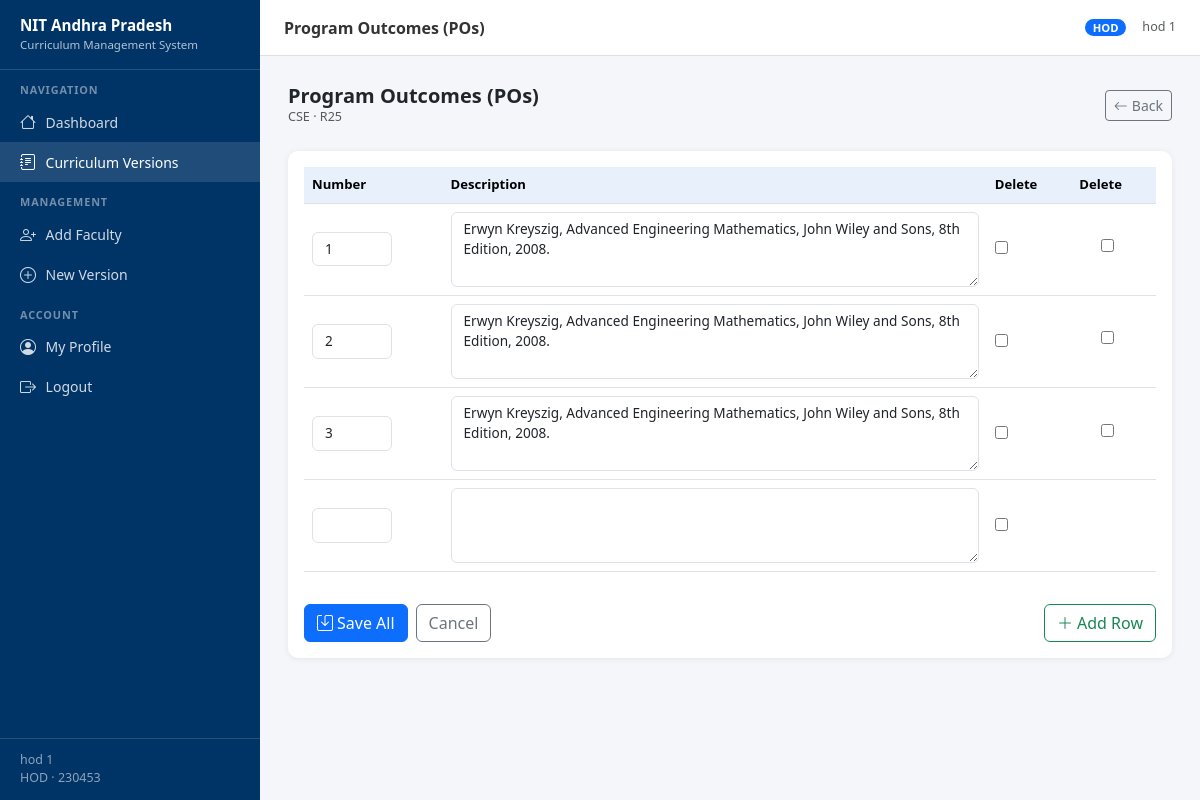
Page /curriculum/version/2/po/ (signed in) on the committed database.
### accounts/models.py (models this page shows, shortened)
class Profile(models.Model):
    ROLE_ADMIN = 'ADMIN'
    ROLE_HOD = 'HOD'
    ROLE_FACULTY = 'FACULTY'
    ROLE_CHOICES = [
        (ROLE_ADMIN, 'Admin'),
        (ROLE_HOD, 'HOD'),
        (ROLE_FACULTY, 'Faculty'),
    ]
    user = models.OneToOneField(User, on_delete=models.CASCADE, related_name='profile')
    role = models.CharField(max_length=20, choices=ROLE_CHOICES)
    department = models.ForeignKey(
        Department,
        on_delete=models.SET_NULL,
        null=True,
        blank=True,
        related_name='profiles'
    )
    employee_id = models.CharField(max_length=50, blank=True)
    phone = models.CharField(max_length=20, blank=True)
    created_at = models.DateTimeField(auto_now_add=True)
    class Meta:
        ordering = ['user__last_name', 'user__first_name']
    @property
    def is_admin(self):
        return self.role == self.ROLE_ADMIN
    @property
    def is_hod(self):
        return self.role == self.ROLE_HOD
    @property
    def display_name(self):
        full = self.user.get_full_name()
        return full if full.strip() else self.user.username

class Department(models.Model):
    name = models.CharField(max_length=200)
    code = models.CharField(max_length=20, unique=True)
    degree = models.CharField(max_length=100, default='B.Tech')
    created_at = models.DateTimeField(auto_now_add=True)
    updated_at = models.DateTimeField(auto_now=True)
    class Meta:
        ordering = ['name']

### curriculum/models.py (models this page shows, shortened)
class CurriculumVersion(models.Model):
    STATUS_DRAFT = 'DRAFT'
    STATUS_PUBLISHED = 'PUBLISHED'
    STATUS_ARCHIVED = 'ARCHIVED'
    STATUS_CHOICES = [
        (STATUS_DRAFT, 'Draft'),
        (STATUS_PUBLISHED, 'Published'),
        (STATUS_ARCHIVED, 'Archived'),
    ]
    department = models.ForeignKey(Department, on_delete=models.CASCADE, related_name='curriculum_versions')
    regulation = models.CharField(max_length=20, help_text="e.g. R20, R24, R28")
    academic_year = models.CharField(max_length=20, help_text="e.g. 2024-25")
    status = models.CharField(max_length=20, choices=STATUS_CHOICES, default=STATUS_DRAFT)
    institute_name = models.CharField(max_length=300, default="National Institute of Technology Andhra Pradesh")
    institute_vision = models.TextField(blank=True)
    institute_mission = models.JSONField(default=list, help_text="List of mission statement strings")
    dept_vision = models.TextField(blank=True)
    dept_mission = models.JSONField(default=list, help_text="List of mission statement strings")
    ga_intro = models.TextField(
        blank=True,
        default="The Graduate Attributes are the knowledge skills and attitudes which the students have at "
                "the time of graduation. These attributes are generic and are common to all engineering programs. "
                "These Graduate Attributes are identified by National Board of Accreditation."
    )
    created_by = models.ForeignKey(User, on_delete=models.SET_NULL, null=True, related_name='created_versions')
    created_at = models.DateTimeField(auto_now_add=True)
    updated_at = models.DateTimeField(auto_now=True)
    class Meta:
        ordering = ['-created_at']
        unique_together = [('department', 'regulation')]
        verbose_name = 'Curriculum Version'

### curriculum/views.py (the view)
    @login_required
    def wrapper(request, *args, **kwargs):
        profile = get_profile(request)
        if not profile or not profile.department:
            return HttpResponseForbidden("No department assigned.")
        return view_func(request, *args, **kwargs)

### curriculum/views.py (called while the page is built, shortened)
def get_profile(request):
    try:
        return request.user.profile
    except Profile.DoesNotExist:
        return None

def dept_required(view_func):
    @login_required
    def wrapper(request, *args, **kwargs):
        profile = get_profile(request)
        if not profile or not profile.department:
            return HttpResponseForbidden("No department assigned.")
        return view_func(request, *args, **kwargs)
    return wrapper

def get_version_or_403(request, version_pk):
    profile = get_profile(request)
    version = get_object_or_404(CurriculumVersion, pk=version_pk)
    if profile.is_admin:
        return version
    if version.department != profile.department:
        return None
    return version

@dept_required
def edit_program_outcomes(request, version_pk):
    profile = get_profile(request)
    if not profile or profile.role not in (Profile.ROLE_HOD, Profile.ROLE_ADMIN):
        return HttpResponseForbidden("Only HOD can edit curriculum versions.")
    version = get_version_or_403(request, version_pk)
    if version is None:
        return HttpResponseForbidden()
    formset = ProgramOutcomeFormSet(request.POST or None, instance=version)
    return render(request, 'curriculum/formset_page.html', {
        'formset': formset, 'version': version,
        'title': 'Program Outcomes (POs)',
        'back_url': f'/curriculum/version/{version_pk}/'
    })

### templates/curriculum/formset_page.html (shortened to what this page needs)
{% extends "base.html" %}
{% block page_title %}{{ title }}{% endblock %}
{% block nav_curriculum %}active{% endblock %}
{% block content %}
<div class="d-flex align-items-center justify-content-between mb-4">
  <div>
    <h5 class="fw-semibold mb-0">{{ title }}</h5>
    <div class="text-muted small">{{ version.department.name }} · {{ version.regulation }}</div>
  </div>
  <a href="{{ back_url }}" class="btn btn-sm btn-outline-secondary">
    <i class="bi bi-arrow-left me-1"></i>Back
  </a>
</div>
<div class="card">
  <div class="card-body">
    <form method="post" novalidate>
      <div class="table-responsive">
        <table class="table formset-table align-middle">
          <thead>
            <tr>
              {% for field in formset.forms.0.visible_fields %}
              <th>{{ field.label }}</th>
              {% endfor %}
              <th>Delete</th>
            </tr>
          </thead>
          <tbody id="formset-body">
            {% for form in formset.forms %}
            <tr class="formset-row {% if form.errors %}table-danger{% endif %}">
              {% for field in form.visible_fields %}
              <td>
                {{ field }}
              </td>
              {% endfor %}
              <td>
                {% if form.instance.pk %}
                  <div class="form-check">
                    {{ form.DELETE }}
                  </div>
                {% endif %}
              </td>
            </tr>
            {% endfor %}
          </tbody>
        </table>
      </div>
      <div class="d-flex gap-2 mt-3">
        <button type="submit" class="btn btn-primary">
          <i class="bi bi-save me-1"></i>Save All
        </button>
        <a href="{{ back_url }}" class="btn btn-outline-secondary">Cancel</a>
        <button type="button" class="btn btn-outline-success ms-auto" id="add-row-btn">
          <i class="bi bi-plus-lg me-1"></i>Add Row
        </button>
      </div>
    </form>
  </div>
</div>
{% endblock %}

### templates/base.html (shortened to what this page needs)
<!DOCTYPE html>
<html lang="en">
<head>
  <link href="https://cdn.jsdelivr.net/npm/bootstrap@5.3.3/dist/css/bootstrap.min.css" rel="stylesheet" />
  <link href="https://cdn.jsdelivr.net/npm/bootstrap-icons@1.11.3/font/bootstrap-icons.min.css" rel="stylesheet" />
</head>
<body>
<nav id="sidebar">
  <div class="brand">
    <div class="brand-title">NIT Andhra Pradesh</div>
    <div class="brand-sub">Curriculum Management System</div>
  </div>
  {% if user.is_authenticated %}
    {% with profile=user.profile %}
    <div class="nav-section-label">Navigation</div>
    <a href="{% url 'accounts:dashboard' %}" class="nav-link {% block nav_dashboard %}{% endblock %}">
      <i class="bi bi-house"></i> Dashboard
    </a>
    <a href="{% url 'curriculum:version_list' %}" class="nav-link {% block nav_curriculum %}{% endblock %}">
      <i class="bi bi-journal-text"></i> Curriculum Versions
    </a>
    {% if profile.is_admin or profile.is_hod %}
    <div class="nav-section-label">Management</div>
      {% if profile.is_hod %}
      <a href="{% url 'accounts:create_faculty' %}" class="nav-link">
        <i class="bi bi-person-plus"></i> Add Faculty
      </a>
      <a href="{% url 'curriculum:version_create' %}" class="nav-link">
        <i class="bi bi-plus-circle"></i> New Version
      </a>
      {% endif %}
    {% endif %}
    <div class="nav-section-label">Account</div>
    <a href="{% url 'accounts:edit_profile' %}" class="nav-link">
      <i class="bi bi-person-circle"></i> My Profile
    </a>
    <a href="{% url 'accounts:logout' %}" class="nav-link">
      <i class="bi bi-box-arrow-right"></i> Logout
    </a>
    <div class="sidebar-footer">
      <div>{{ profile.display_name }}</div>
      <div>{{ profile.get_role_display }}
        {% if profile.department %}· {{ profile.department.code }}{% endif %}
      </div>
    </div>
    {% endwith %}
  {% endif %}
</nav>
<div id="topbar">
  <span class="page-title">{% block page_title %}Dashboard{% endblock %}</span>
  {% if user.is_authenticated %}
    {% with profile=user.profile %}
    {% if profile.is_admin %}
      <span class="badge badge-role bg-danger">ADMIN</span>
    {% elif profile.is_hod %}
      <span class="badge badge-role bg-primary">HOD</span>
    {% else %}
      <span class="badge badge-role bg-secondary">FACULTY</span>
    {% endif %}
    <span class="text-muted small d-none d-sm-inline">{{ user.get_full_name|default:user.username }}</span>
    {% endwith %}
  {% endif %}
</div>
<div id="main-content">
  {% block content %}{% endblock %}
</div>
</body>
</html>

### templates/base.html (style rules this page uses)
:root { --sidebar-width: 260px; --topbar-height: 56px; --primary: #003366; --primary-light: #e8f0fb; --accent: #c8102e; --text-muted-custom: #6c757d; }
body { background: #f4f6f9; font-family: 'Segoe UI', sans-serif; font-size: 0.9rem; }
#sidebar { position: fixed; top: 0; left: 0; width: var(--sidebar-width); height: 100vh; background: var(--primary); display: flex; flex-direction: column; z-index: 1040; transition: transform 0.3s ease; overflow-y: auto; }
#sidebar .brand { padding: 1rem 1.25rem; border-bottom: 1px solid rgba(255,255,255,0.15); color: #fff; }
#sidebar .brand-title { font-size: 0.95rem; font-weight: 700; line-height: 1.3; }
#sidebar .brand-sub { font-size: 0.72rem; opacity: 0.7; }
#sidebar .nav-section-label { padding: 0.75rem 1.25rem 0.25rem; font-size: 0.68rem; font-weight: 700; text-transform: uppercase; letter-spacing: 0.08em; color: rgba(255,255,255,0.45); }
#sidebar .nav-link { padding: 0.5rem 1.25rem; color: rgba(255,255,255,0.82); border-radius: 0; display: flex; align-items: center; gap: 0.6rem; font-size: 0.875rem; transition: background 0.15s; }
#sidebar .nav-link:hover, #sidebar .nav-link.active { background: rgba(255,255,255,0.12); color: #fff; }
#sidebar .nav-link .bi { font-size: 1rem; flex-shrink: 0; }
#sidebar .sidebar-footer { margin-top: auto; padding: 0.75rem 1.25rem; border-top: 1px solid rgba(255,255,255,0.15); font-size: 0.78rem; color: rgba(255,255,255,0.55); }
#topbar { position: fixed; top: 0; left: var(--sidebar-width); right: 0; height: var(--topbar-height); background: #fff; border-bottom: 1px solid #e0e0e0; display: flex; align-items: center; padding: 0 1.5rem; z-index: 1030; gap: 1rem; }
#topbar .page-title { font-weight: 600; font-size: 1rem; color: #333; flex: 1; }
#topbar .badge-role { font-size: 0.7rem; padding: 0.3em 0.7em; border-radius: 20px; }
#main-content { margin-left: var(--sidebar-width); margin-top: var(--topbar-height); padding: 1.75rem; min-height: calc(100vh - var(--topbar-height)); }
.card { border: none; border-radius: 10px; box-shadow: 0 1px 6px rgba(0,0,0,0.07); }
.formset-table th { background: var(--primary-light); font-weight: 600; font-size: 0.82rem; }
.formset-table td { vertical-align: middle; }
.formset-table .form-control, .formset-table .form-select { font-size: 0.85rem; }

### rows in the picture
Profile: display_name "hod 1", role "HOD", department.code "230453"
CurriculumVersion: department.name "CSE", regulation "R25"

### other values in the picture
{{ title }} "Program Outcomes (POs)"
{{ user.get_full_name|default:user.username }} "hod 1"
{{ field.label }} "Number" "Description" "Delete"
